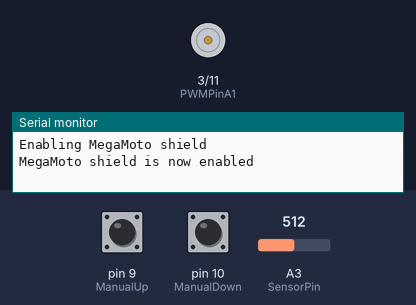
A sketch run on a simulated Arduino Uno, built with avr-gcc and run on an emulated ATmega328P. On the bench: motor-driver pin pairs drawn as motors (green arrow = first pin HIGH = forward, orange = second pin HIGH = backward, longer = more drive, scaled by the enable pin), the last lines printed to the serial monitor. The inputs (shaded band) are chosen by the test bench; at power-on: pin 9 (ManualUp) HIGH, pin 10 (ManualDown) HIGH, A3 (SensorPin) = 512.

Above: at 1.2 s.
1.3 s: pin 9 (ManualUp) pulled LOW for 0.15 s
At 1.37 s:
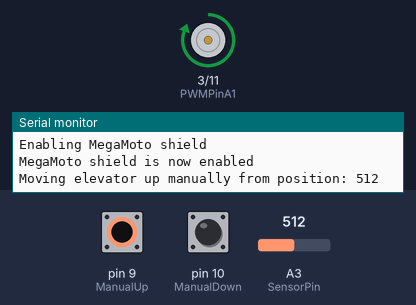
2.9 s: pin 10 (ManualDown) pulled LOW for 0.15 s
At 2.97 s:
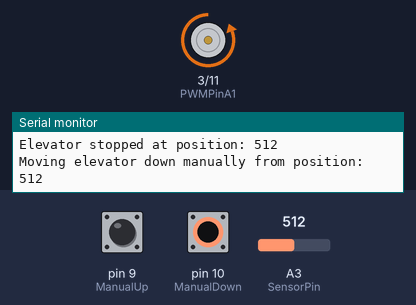
4.5 s: pin 10 (ManualDown) pulled LOW for 3.2 s
At 8.2 s:
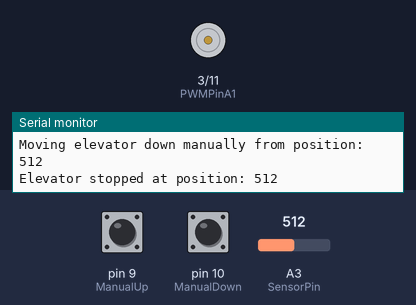
9.2 s: pin 9 (ManualUp) pulled LOW for 3.2 s
At 10.6 s:
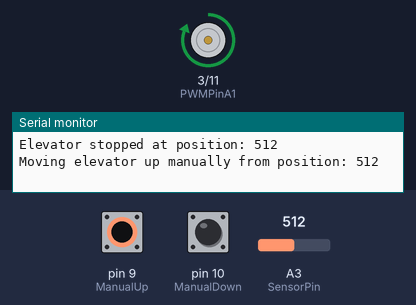
Timing chart, 0 to 13.9 s (numbered marks = the images above; inputs shaded):
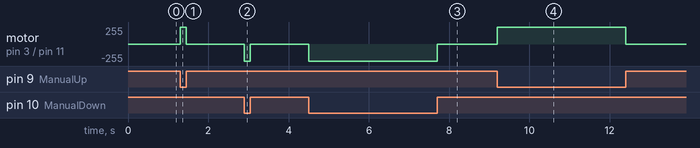

The sketch:

Elevator.v0.3.ino
```cpp
// Version 0.3
// Version history
// 0.0 - Enables the MegaMoto board and sets the motor pins to inactive to avoid immediate movement of actuator
// 0.1 - Enables the manual up/down control button
// 0.2 - Adds the ElevatorUp, ElevatorDown, and ElevatorStop functions
// 0.3 - Add reading input from actuator

// Add button library
#include <Button.h>

// Use the jumpers on the board to select which pins will be used
int EnablePin = 8; // use pin 8 to enable board
int PWMPinA1 = 3;  // motor pin A for actuator
int PWMPinB1 = 11; // motor pin B for actuator

// Declare our buttons and specify the correponding pins
Button ManualUp(9);    // use pin 9 to move elevator up manually
Button ManualDown(10); // use pin 10 to move elevator down manually

// Specify our input pin for actuator position
int SensorPin = A3;

// Set other globally used variables
int delaytime = 5*1000; // 5 seconds times 1,000 to convert to milliseconds

void setup() {
  // put your setup code here, to run once:

  // initialize our buttons
  ManualUp.begin();
  ManualDown.begin();

  // initialize serial port
  Serial.begin(9600);

  // initialize MegaMoto board
  pinMode(EnablePin, OUTPUT); //Enable the board
  pinMode(PWMPinA1, OUTPUT);
  pinMode(PWMPinB1, OUTPUT);  //Set motor outputs

  // set our sensor pin to read
  pinMode(SensorPin, INPUT);

  // make sure we don't move the actuator upon start
  analogWrite(PWMPinA1, 0);
  analogWrite(PWMPinB1, 0);

  // enable the megamoto shield
  Serial.println("Enabling MegaMoto shield");
  // delay(delaytime);
  digitalWrite(EnablePin, HIGH);
  Serial.println("MegaMoto shield is now enabled");

}

void loop() {

  if (ManualUp.pressed()) {
    ElevatorUp();
  }
  if (ManualDown.pressed()) {
    ElevatorDown();
  }
  if (ManualUp.released() || ManualDown.released()) {
    ElevatorStop();
  }
}

void ElevatorUp() {
  // Activate pin A and deactivate pin B
  analogWrite(PWMPinA1, 255);
  analogWrite(PWMPinB1, 0); // speed 0-255

  // Print starting point
  Serial.print("Moving elevator up manually from position: ");
  Serial.println(ReadPos());
}

void ElevatorDown() {
  // Activate pin B and deactivate pin A
  analogWrite(PWMPinA1, 0);
  analogWrite(PWMPinB1, 255); // speed 0-255

  // Print starting point
  Serial.print("Moving elevator down manually from position: ");
  Serial.println(ReadPos());
}

void ElevatorStop() {
    // Deactivate both pins
  analogWrite(PWMPinA1, 0);
  analogWrite(PWMPinB1, 0); // speed 0-255

  // Print stoppin point
  Serial.print("Elevator stopped at position: ");
  Serial.println(ReadPos());
}

int ReadPos() {
  return analogRead(SensorPin);
}
```

Measured:
- after the input at 1.3 s, motor on pin 3 (PWMPinA1) / pin 11 (PWMPinB1): stopped → forward 255/255 at once, → stopped 0.15 s later
- after the input at 2.9 s, motor on pin 3 (PWMPinA1) / pin 11 (PWMPinB1): stopped → backward 255/255 at once, → stopped 0.15 s later
- after the input at 4.5 s, motor on pin 3 (PWMPinA1) / pin 11 (PWMPinB1): stopped → backward 255/255 at once, → stopped 3.2 s later
- after the input at 9.2 s, motor on pin 3 (PWMPinA1) / pin 11 (PWMPinB1): stopped → forward 255/255 at once, → stopped 3.2 s later
